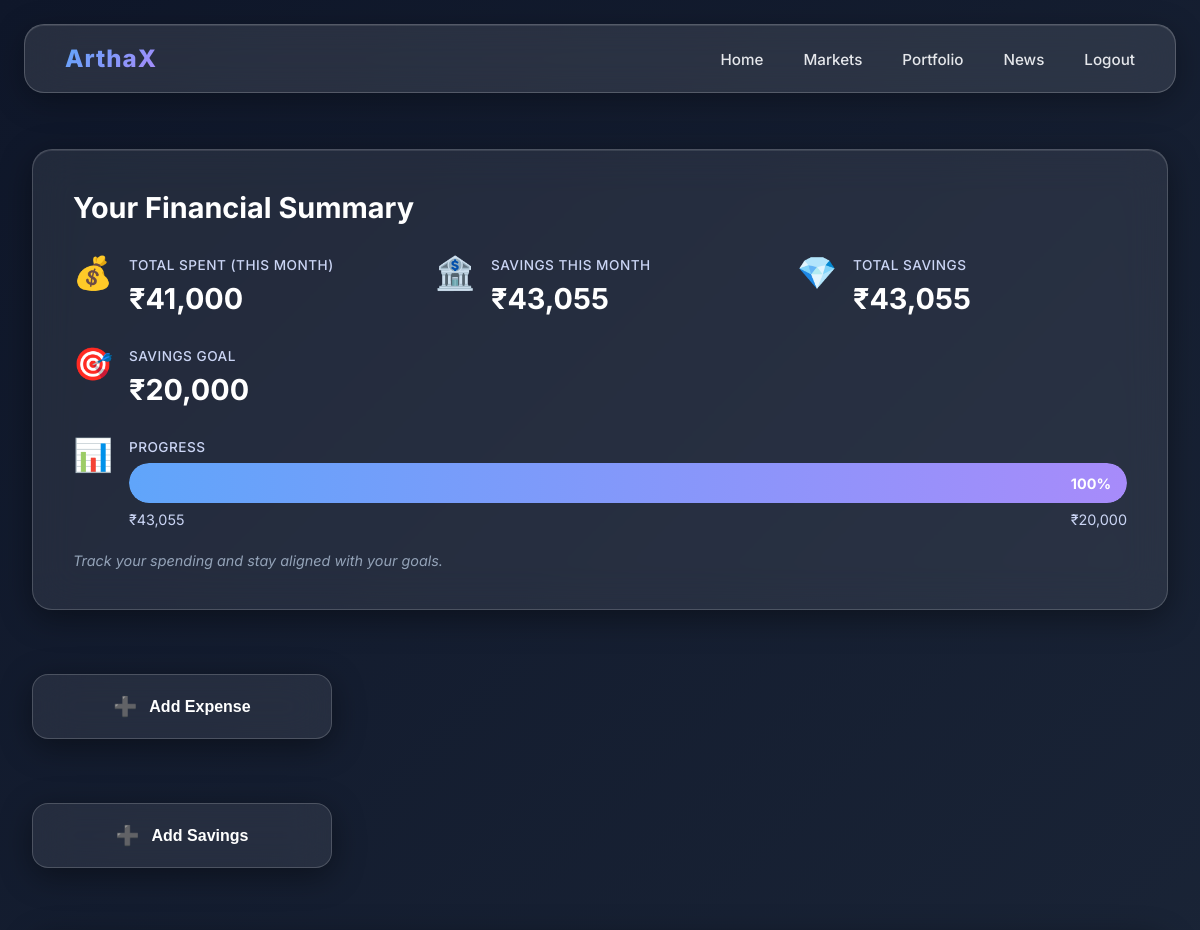
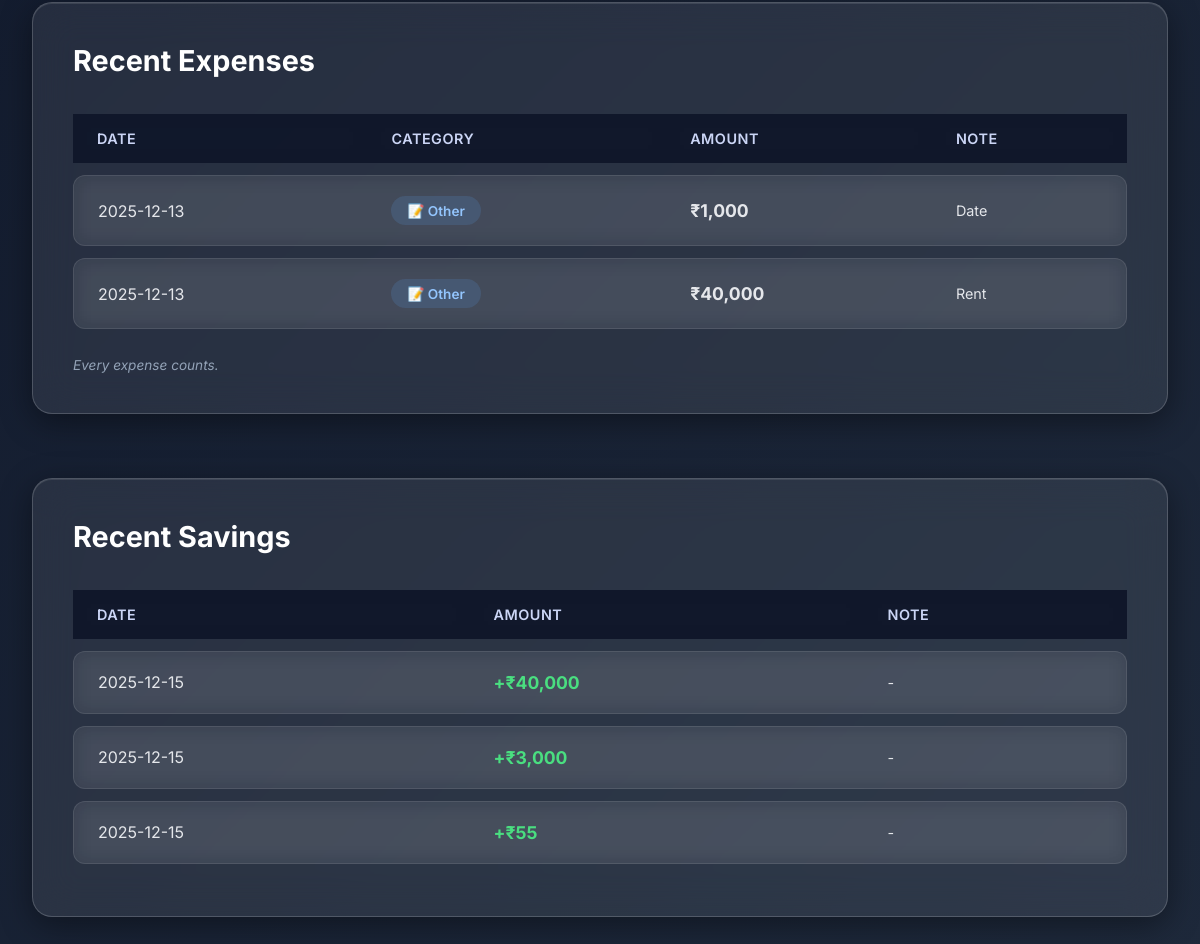
/portfolio (signed in), run on the app's committed database (2 pictures, top to bottom).
### models.py (models this page shows, shortened)
class UserProfile(db.Model):
    __tablename__ = 'user_profiles'
    id = db.Column(db.Integer, primary_key=True)
    user_id = db.Column(db.Integer, db.ForeignKey('users.id'), unique=True, nullable=False)
    monthly_income = db.Column(db.Float, nullable=False)
    savings_goal = db.Column(db.Float, nullable=False)
    current_savings = db.Column(db.Float, default=0.0)
    created_at = db.Column(db.DateTime, default=datetime.utcnow)
    updated_at = db.Column(db.DateTime, default=datetime.utcnow, onupdate=datetime.utcnow)

class Expense(db.Model):
    __tablename__ = 'expenses'
    id = db.Column(db.Integer, primary_key=True)
    user_id = db.Column(db.Integer, db.ForeignKey('users.id'), nullable=False)
    date = db.Column(db.Date, nullable=False)
    category = db.Column(db.String(50), nullable=False)
    amount = db.Column(db.Float, nullable=False)
    note = db.Column(db.String(255))
    created_at = db.Column(db.DateTime, default=datetime.utcnow)
    def to_dict(self):
        return {
            'id': self.id,
            'date': self.date.strftime('%Y-%m-%d'),
            'category': self.category,
            'amount': self.amount,
            'note': self.note
        }

class Saving(db.Model):
    __tablename__ = 'savings'
    id = db.Column(db.Integer, primary_key=True)
    user_id = db.Column(db.Integer, db.ForeignKey('users.id'), nullable=False)
    date = db.Column(db.Date, nullable=False)
    amount = db.Column(db.Float, nullable=False)
    note = db.Column(db.String(255))
    created_at = db.Column(db.DateTime, default=datetime.utcnow)
    def to_dict(self):
        return {
            'id': self.id,
            'date': self.date.strftime('%Y-%m-%d'),
            'amount': self.amount,
            'note': self.note
        }

### app.py (the view, shortened to what this page needs)
@app.route('/portfolio', methods=['GET', 'POST'])
@login_required
def portfolio():
    return render_portfolio_page()

### app.py (called while the page is built)
@login_manager.user_loader
def load_user(user_id):
    return User.query.get(int(user_id))

def render_portfolio_page(show_onboarding=False):
    profile = current_user.profile
    if not profile or show_onboarding:
        return render_template('portfolio.html',
                             financial_data=None,
                             show_onboarding=True)
    financial_data = calculate_financial_data(current_user)
    return render_template('portfolio.html',
                         financial_data=financial_data,
                         show_onboarding=False)

### templates/portfolio.html (shortened to what this page needs)
{% extends "base.html" %}
{% block content %}
<main class="dashboard">
  {% if show_onboarding %}
  <div class="glass financial-summary-card">
    <h2>Welcome to ArthaX!</h2>
    <p class="helper-text" style="margin-bottom: 2rem;">Let's set up your financial profile to get started.</p>
    {% with messages = get_flashed_messages(with_categories=true) %}
      {% if messages %}
        {% for category, message in messages %}
          <div class="flash-message flash-{{ category }}">{{ message }}</div>
        {% endfor %}
      {% endif %}
    {% endwith %}
    <form method="POST" action="{{ url_for('portfolio') }}" class="onboarding-form">
      <input type="hidden" name="onboarding" value="true">
      <div class="form-group">
        <label for="monthly_income">Monthly Income (₹)</label>
        <input type="number" id="monthly_income" name="monthly_income" min="0" step="0.01" placeholder="0.00" required>
      </div>
      <div class="form-group">
        <label for="savings_goal">Savings Goal (₹)</label>
        <input type="number" id="savings_goal" name="savings_goal" min="0" step="0.01" placeholder="0.00" required>
      </div>
      <div class="form-group">
        <label for="current_savings">Current Savings (₹)</label>
        <input type="number" id="current_savings" name="current_savings" min="0" step="0.01" placeholder="0.00" value="0">
      </div>
      <button type="submit" class="btn btn-primary">Save Profile</button>
    </form>
  </div>
  {% else %}
  <div class="glass financial-summary-card">
    <h2>Your Financial Summary</h2>
    <div class="summary-metrics">
      <div class="metric-item">
        <div class="metric-icon">💰</div>
        <div class="metric-content">
          <div class="metric-label">Total Spent (This Month)</div>
          <div class="metric-value">₹{{ "{:,.0f}".format(financial_data.total_spent) }}</div>
        </div>
      </div>
      <div class="metric-item">
        <div class="metric-icon">🏦</div>
        <div class="metric-content">
          <div class="metric-label">Savings This Month</div>
          <div class="metric-value">₹{{ "{:,.0f}".format(financial_data.savings_this_month) }}</div>
        </div>
      </div>
      <div class="metric-item">
        <div class="metric-icon">💎</div>
        <div class="metric-content">
          <div class="metric-label">Total Savings</div>
          <div class="metric-value">₹{{ "{:,.0f}".format(financial_data.total_savings) }}</div>
        </div>
      </div>
      <div class="metric-item">
        <div class="metric-icon">🎯</div>
        <div class="metric-content">
          <div class="metric-label">Savings Goal</div>
          <div class="metric-value">₹{{ "{:,.0f}".format(financial_data.profile.savings_goal) }}</div>
        </div>
      </div>
      <div class="metric-item progress-item">
        <div class="metric-icon">📊</div>
        <div class="metric-content">
          <div class="metric-label">Progress</div>
          <div class="progress-container">
            <div class="progress-bar" id="savingsProgressBar" style="width: {{ financial_data.savings_progress }}%">
              <span class="progress-text">{{ "{:.0f}".format(financial_data.savings_progress) }}%</span>
            </div>
          </div>
          <div class="progress-amounts">
            <span>₹{{ "{:,.0f}".format(financial_data.total_savings) }}</span>
            <span>₹{{ "{:,.0f}".format(financial_data.profile.savings_goal) }}</span>
          </div>
        </div>
      </div>
    </div>
    <p class="helper-text">Track your spending and stay aligned with your goals.</p>
  </div>
  <button class="glass add-expense-btn" id="addExpenseBtn">
    <span class="btn-icon">➕</span>
    <span>Add Expense</span>
  </button>
  <button class="glass add-expense-btn" id="addSavingsBtn" style="max-width: 300px; margin-bottom: 2rem;">
    <span class="btn-icon">➕</span>
    <span>Add Savings</span>
  </button>
  <div class="glass expenses-section">
    <h2>Recent Expenses</h2>
    <div class="table-container">
      <table class="expenses-table" id="expensesTable">
        <thead>
          <tr>
            <th>Date</th>
            <th>Category</th>
            <th>Amount</th>
            <th>Note</th>
          </tr>
        </thead>
        <tbody id="expensesTableBody">
          {% if financial_data.expenses %}
            {% for expense in financial_data.expenses %}
            <tr>
              <td>{{ expense.date }}</td>
              <td>
                <span class="category-badge category-{{ expense.category|lower }}">
                  {% if expense.category == "Food" %}🍔
                  {% elif expense.category == "Transport" %}🚗
                  {% elif expense.category == "Entertainment" %}🎬
                  {% elif expense.category == "Study" %}📚
                  {% elif expense.category == "Utilities" %}💡
                  {% else %}📝{% endif %}
                  {{ expense.category }}
                </span>
              </td>
              <td class="expense-amount">₹{{ "{:,.0f}".format(expense.amount) }}</td>
              <td class="expense-note">{{ expense.note or "-" }}</td>
            </tr>
            {% endfor %}
          {% else %}
            <tr>
              <td colspan="4" style="text-align: center; color: #94a3b8; padding: 2rem;">
                No expenses yet. Click "Add Expense" to get started!
              </td>
            </tr>
          {% endif %}
        </tbody>
      </table>
    </div>
    <p class="table-helper">Every expense counts.</p>
  </div>
  <div class="glass expenses-section" style="margin-bottom: 2rem;">
    <h2>Recent Savings</h2>
    <div class="table-container">
      <table class="expenses-table">
        <thead>
          <tr>
            <th>Date</th>
            <th>Amount</th>
            <th>Note</th>
          </tr>
        </thead>
        <tbody id="savingsTableBody">
          {% if financial_data.savings %}
            {% for saving in financial_data.savings %}
            <tr>
              <td>{{ saving.date }}</td>
              <td class="expense-amount" style="color: #4ade80;">+₹{{ "{:,.0f}".format(saving.amount) }}</td>
              <td class="expense-note">{{ saving.note or "-" }}</td>
            </tr>
            {% endfor %}
          {% else %}
            <tr>
              <td colspan="3" style="text-align: center; color: #94a3b8; padding: 2rem;">
                No savings yet. Click "Add Savings" to start tracking!
              </td>
            </tr>
          {% endif %}
        </tbody>
      </table>
    </div>
  </div>
  {% endif %}
</main>
{% endblock %}

### templates/base.html (shortened to what this page needs)
<!DOCTYPE html>
<html lang="en">
<head>
  <link rel="stylesheet" href="{{ url_for('static', filename='css/style.css') }}">
</head>
<body>
<nav class="navbar">
  <div class="logo">ArthaX</div>
  <ul class="nav-links">
    <li><a href="/">Home</a></li>
    <li><a href="/markets">Markets</a></li>
    <li><a href="/portfolio">Portfolio</a></li>
    <li><a href="/news">News</a></li>
    {% if current_user.is_authenticated %}
    <li><a href="/logout">Logout</a></li>
    {% else %}
    <li><a href="/login">Login</a></li>
    {% endif %}
  </ul>
</nav>
{% block content %}{% endblock %}
</body>
</html>

### data on the page
UserProfile: profile.savings_goal "20,000"
Expense: date "2025-12-13", category "Other", amount "1,000", note "Date"
Expense: date "2025-12-13", category "Other", amount "40,000", note "Rent"
Saving: date "2025-12-15", amount "40,000", note "-"
Saving: date "2025-12-15", amount "3,000", note "-"
Saving: date "2025-12-15", amount "55", note "-"

### other printed values
{{ "{:,.0f}".format(financial_data.total_spent) }} "41,000"
{{ "{:,.0f}".format(financial_data.savings_this_month) }} "43,055"
{{ "{:,.0f}".format(financial_data.total_savings) }} "43,055"
{{ "{:.0f}".format(financial_data.savings_progress) }} "100"
